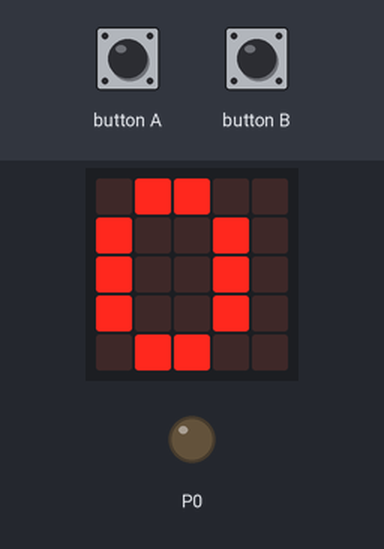
The program below on a simulated BBC micro:bit running MicroPython. On the bench: the board's 5×5 LED display, output pins drawn as LEDs (lit = HIGH). Inputs (shaded band) come from the test bench.

Above: at 1.2 s.
1.3 s: button B pressed for 0.15 s
At 2.5 s:
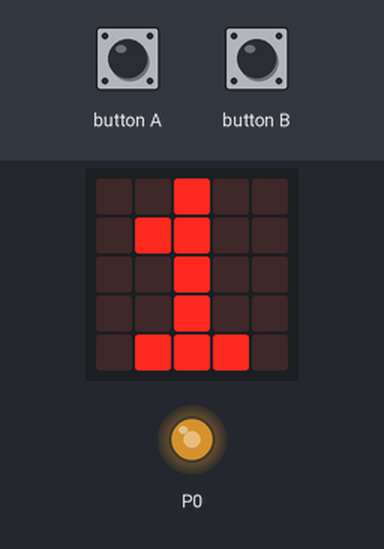
2.9 s: button B pressed for 1 s
At 4.0 s:
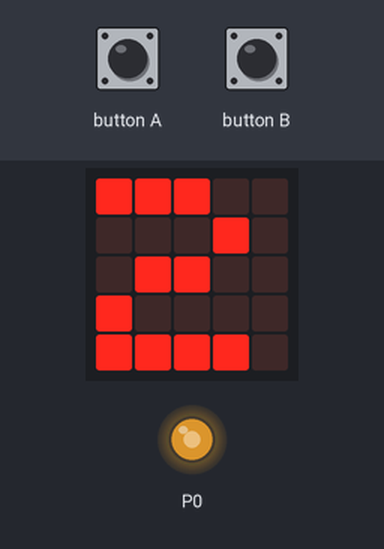
5.4 s: button B pressed 5 times (0.12 s each, 0.3 s apart)
At 7.0 s:
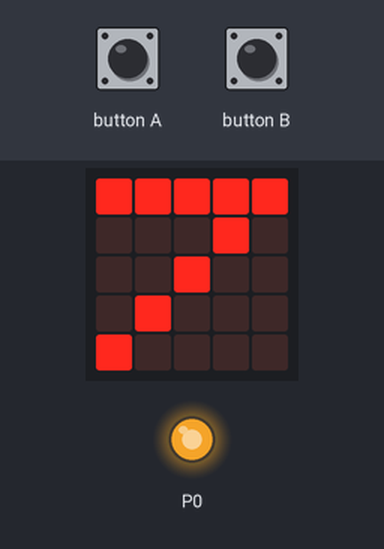
Timing chart, 0 to 8.5 s (numbered marks = the images above; inputs shaded):
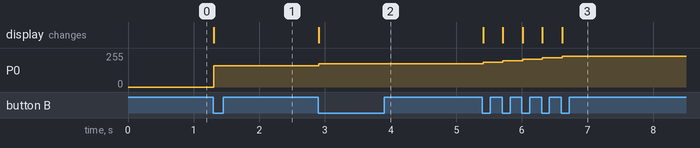

The program:

p5_velocidad_ventilador.py
```python
from microbit import *

potencia_minima = 600
potencia_maxima = 1023
potencia_paso = (potencia_maxima - potencia_minima) / 9
velocidad = 0

def establecer_potencia(velocidad):
    display.show(str(velocidad))
    if velocidad == 0:
        pin0.write_analog(0)
    else:
        pin0.write_analog(velocidad * potencia_paso + potencia_minima)

establecer_potencia(velocidad)

while True:
    if button_a.was_pressed():
        velocidad -= 1
        if velocidad < 0:
            velocidad = 0
        establecer_potencia(velocidad)
    elif button_b.was_pressed():
        velocidad += 1
        if velocidad > 9:
            velocidad = 9
        establecer_potencia(velocidad)
    sleep(100)
```

Measured:
- after the input at 1.3 s, P0: 0/255 → 161/255 at once; the display: changes at once (image 1)
- after the input at 2.9 s, P0: 161/255 → 173/255 at once; the display: changes at once (image 2)
- after the input at 5.4 s, P0: moves from 173/255 to 232/255 over 1.2 s, starting at once; the display: first changes at once (image 3 shows a later state)
